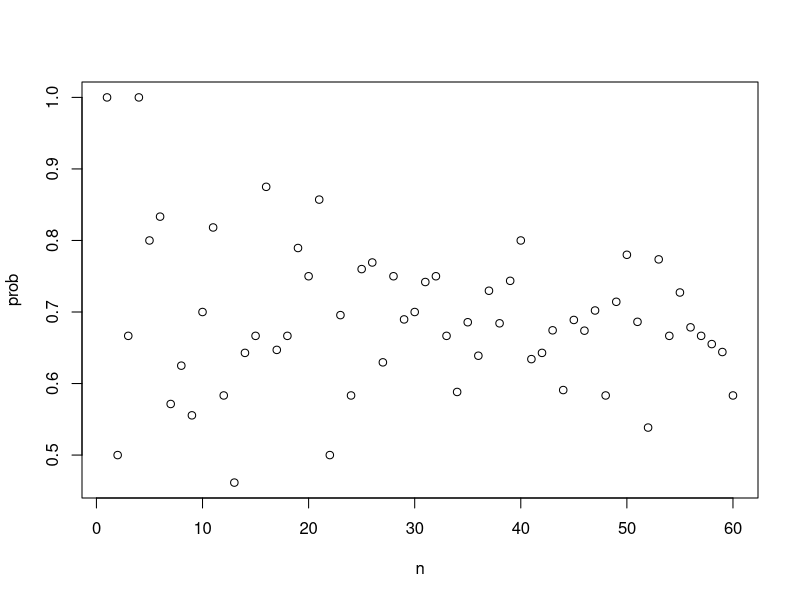
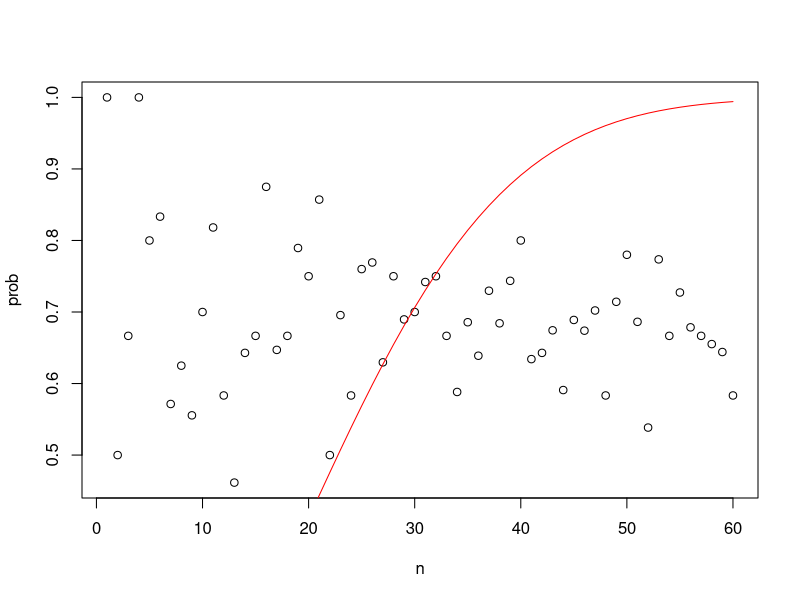

The R script that drew these images, in order:
# function to calculate probability of shared bdays across n people
compute_prob <- function(n, B = 10000) {
  same_day <- replicate(B, {
    bdays <- sample(1:365, n, replace = TRUE)
    any(duplicated(bdays))
  })
  mean(same_day)
}

n <- seq(1, 60)

x <- 1:10
sqrt(x)    # sqrt operates on each element of the vector

y <- 1:10
x*y    # * operates element-wise on both vectors

compute_prob <- function(n) {
  if (n <= 0 || is.na(n)) return(NA)
  mean(sample(c(0, 1), size = n, replace = TRUE, prob = c(0.3, 0.7)))
}


x <- 1:10
sapply(x, sqrt)    # this is equivalent to sqrt(x)

prob <- sapply(n, compute_prob)    # element-wise application of compute_prob to n
plot(n, prob)

# function for computing exact probability of shared birthdays for any n
exact_prob <- function(n){
  prob_unique <- seq(365, 365-n+1)/365   # vector of fractions for mult. rule
  1 - prod(prob_unique)    # calculate prob of no shared birthdays and subtract from 1
}

# applying function element-wise to vector of n values
eprob <- sapply(n, exact_prob)

# plotting Monte Carlo results and exact probabilities on same graph
plot(n, prob)    # plot Monte Carlo results
lines(n, eprob, col = "red")    # add line for exact prob
